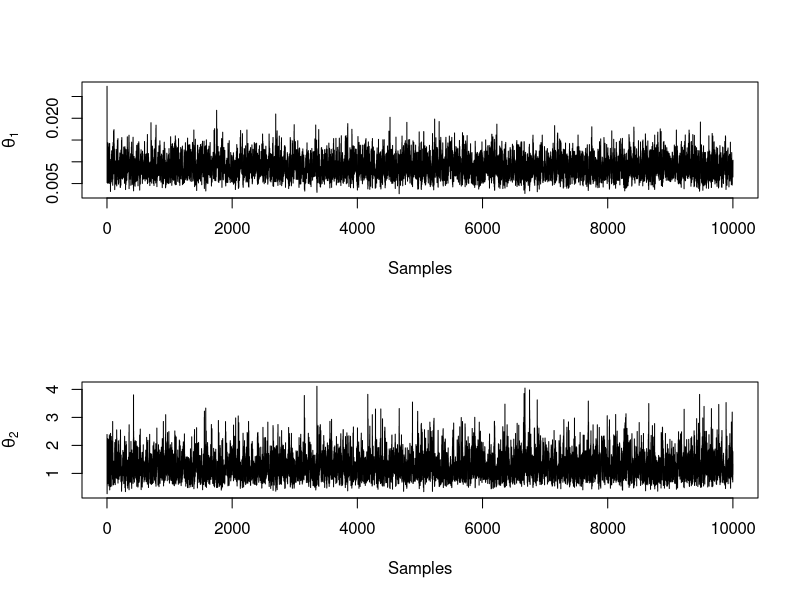

This chart was generated by the following R code: (Note: this script raises an error after producing the figure.)
# Import Dataset
breastCancer <- read.table("breastcancer.dat", header = T)
head(breastCancer)
summary(breastCancer)

breastCancerGibbs <- function(X, t, w, alpha, lambda, nSamples = 10^4){
  p = dim(X)[2]
  n = dim(X)[1]
  
  # Initial parameters
  theta = rep(NA, p)
  for(j in 1:p){
    theta[j] = rgamma(1, alpha[j], lambda[j])
  }
  chain = matrix(NA, nSamples + 1, p)
  rownames(chain) = 0:nSamples
  colnames(chain) = c(paste("theta", 1:p, sep = "_"))
  chain[1,] = theta
  for(s in 1:nSamples){
    
    kappaIndex <- matrix(NA, nrow = n, ncol = p)
    for(i in 1:n){
      for(j in 1:p){
        kappaIndex[i,j] <- theta[j]^X[i,j]
      }
    }
    kappa <- apply(kappaIndex, 1, prod)
    
    for(j in 1:p){
      index    = which(X[,j] == 1)
      theta[j] = rgamma(1,sum(w[index]*X[index,j])+alpha[j], lambda[j]+sum(t[index]*kappa[index]/kappaIndex[index,j]))
    }
    chain[s+1,] = theta
  }
  return(chain)
}

startTime = Sys.time()
breastCancerChain = breastCancerGibbs(X = model.matrix(~breastCancer$treatment), 
                                      t = breastCancer$recurtime, 
                                      w = !breastCancer$censored, 
                                      alpha = c(2,2),
                                      lambda = c(60,1),
                                      nSamples = 10^4)
endTime = Sys.time()
endTime - startTime

par(mfrow = c(2,1))
plot(breastCancerChain[,1], xlab = "Samples", ylab = expression(theta[1]), type = "l")
plot(breastCancerChain[,2], xlab = "Samples", ylab = expression(theta[2]), type = "l")
par(mfrow =c(1,1))
ESS(breastCancerChain)

# Parallel Computing
require(parallel)
require(doParallel)

nCores = detectCores()
nChains = 5
ncl = min(nChains, nCores - 1)

registerDoParallel(ncl)
startTime = Sys.time()
chains = foreach(c = 1:nChains) %dopar%{
  breastCancerChain = breastCancerGibbs(X = model.matrix(~breastCancer$treatment), 
                                        t = breastCancer$recurtime, 
                                        w = !breastCancer$censored, 
                                        alpha = c(2,2),
                                        lambda = c(60,1),
                                        nSamples = 10^4)
}
endTime = Sys.time()
endTime - startTime
stopImplicitCluster()

par(mfrow = c(2,1))
plot(chains[[1]][1:1000,1], xlab = "Samples", ylab = expression(theta[1]), col = "black", type = "l")
lines(chains[[2]][1:1000,1], col = "gray28")
lines(chains[[3]][1:1000,1], col = "gray45")
lines(chains[[4]][1:1000,1], col = "gray70")
lines(chains[[5]][1:1000,1], col = "gray87")

plot(breastCancerChain[1:1000,2], xlab = "Samples", ylab = expression(theta[2]), col = "black", type = "l")
lines(chains[[2]][1:1000,2], col = "gray28")
lines(chains[[3]][1:1000,2], col = "gray45")
lines(chains[[4]][1:1000,2], col = "gray70")
lines(chains[[5]][1:1000,2], col = "gray87")
par(mfrow =c(1,1))

head(breastCancerChain)
breastCancerChain2 <- cbind(breastCancerChain, 'kappaC' = 1/breastCancerChain[,1], 'kappaT' = 1/(breastCancerChain[,1]*breastCancerChain[,2]))
round(ESS(breastCancerChain2),3)
